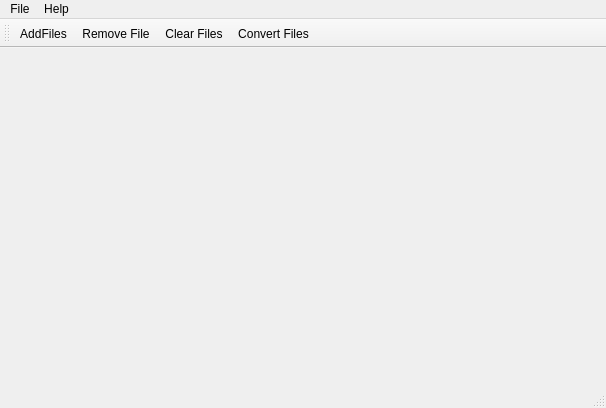
<?xml version="1.0" encoding="UTF-8"?>
<ui version="4.0">
 <class>MainWindow</class>
 <widget class="QMainWindow" name="MainWindow">
  <property name="geometry">
   <rect>
    <x>0</x>
    <y>0</y>
    <width>606</width>
    <height>408</height>
   </rect>
  </property>
  <property name="windowTitle">
   <string>Lightning</string>
  </property>
  <property name="windowIcon">
   <iconset theme="lightningmc">
    <normaloff>.</normaloff>.</iconset>
  </property>
  <widget class="QWidget" name="centralWidget">
   <layout class="QGridLayout" name="gridLayout">
    <item row="2" column="0">
     <layout class="QHBoxLayout" name="miscHLayout"/>
    </item>
    <item row="0" column="0">
     <layout class="QVBoxLayout" name="filesVLayout"/>
    </item>
   </layout>
  </widget>
  <widget class="QMenuBar" name="menuBar">
   <property name="geometry">
    <rect>
     <x>0</x>
     <y>0</y>
     <width>606</width>
     <height>23</height>
    </rect>
   </property>
   <widget class="QMenu" name="menuFile">
    <property name="title">
     <string>File</string>
    </property>
    <addaction name="actionTarget_Folder"/>
    <addaction name="actionExit"/>
   </widget>
   <widget class="QMenu" name="menuHelp">
    <property name="title">
     <string>Help</string>
    </property>
    <addaction name="actionAbout"/>
    <addaction name="actionAbout_Qt"/>
   </widget>
   <addaction name="menuFile"/>
   <addaction name="menuHelp"/>
  </widget>
  <widget class="QToolBar" name="mainToolBar">
   <attribute name="toolBarArea">
    <enum>TopToolBarArea</enum>
   </attribute>
   <attribute name="toolBarBreak">
    <bool>false</bool>
   </attribute>
   <addaction name="actionAddFiles"/>
   <addaction name="actionRemove_File"/>
   <addaction name="actionClear_Files"/>
   <addaction name="actionConvert_Files"/>
  </widget>
  <widget class="QStatusBar" name="statusBar"/>
  <action name="actionAddFiles">
   <property name="icon">
    <iconset theme="add">
     <normaloff>.</normaloff>.</iconset>
   </property>
   <property name="text">
    <string>AddFiles</string>
   </property>
   <property name="toolTip">
    <string>Add Files</string>
   </property>
   <property name="shortcut">
    <string>Ctrl+A</string>
   </property>
  </action>
  <action name="actionRemove_File">
   <property name="icon">
    <iconset theme="remove">
     <normaloff>.</normaloff>.</iconset>
   </property>
   <property name="text">
    <string>Remove File</string>
   </property>
   <property name="toolTip">
    <string>Remove Selected File</string>
   </property>
   <property name="shortcut">
    <string>Ctrl+R</string>
   </property>
  </action>
  <action name="actionClear_Files">
   <property name="icon">
    <iconset theme="edit-clear">
     <normaloff>.</normaloff>.</iconset>
   </property>
   <property name="text">
    <string>Clear Files</string>
   </property>
   <property name="toolTip">
    <string>Clear File List</string>
   </property>
   <property name="shortcut">
    <string>Alt+Shift+C</string>
   </property>
  </action>
  <action name="actionConvert_Files">
   <property name="icon">
    <iconset theme="view-refresh">
     <normaloff>.</normaloff>.</iconset>
   </property>
   <property name="text">
    <string>Convert Files</string>
   </property>
   <property name="toolTip">
    <string>Convert Files</string>
   </property>
   <property name="shortcut">
    <string>Alt+Shift+C</string>
   </property>
  </action>
  <action name="actionAbout">
   <property name="text">
    <string>About</string>
   </property>
   <property name="shortcut">
    <string>F1</string>
   </property>
  </action>
  <action name="actionAbout_Qt">
   <property name="text">
    <string>About Qt</string>
   </property>
   <property name="shortcut">
    <string>F2</string>
   </property>
  </action>
  <action name="actionCancel_Convertion">
   <property name="icon">
    <iconset theme="cancel">
     <normaloff>.</normaloff>.</iconset>
   </property>
   <property name="text">
    <string>Cancel Convertion</string>
   </property>
   <property name="toolTip">
    <string>Cancel Convertion</string>
   </property>
   <property name="shortcut">
    <string>Ctrl+L</string>
   </property>
  </action>
  <action name="actionTarget_Folder">
   <property name="text">
    <string>Target Folder</string>
   </property>
   <property name="shortcut">
    <string>Alt+Shift+T</string>
   </property>
  </action>
  <action name="actionExit">
   <property name="text">
    <string>Exit</string>
   </property>
   <property name="shortcut">
    <string>Ctrl+Q</string>
   </property>
  </action>
 </widget>
 <layoutdefault spacing="6" margin="11"/>
 <resources/>
 <connections/>
</ui>
